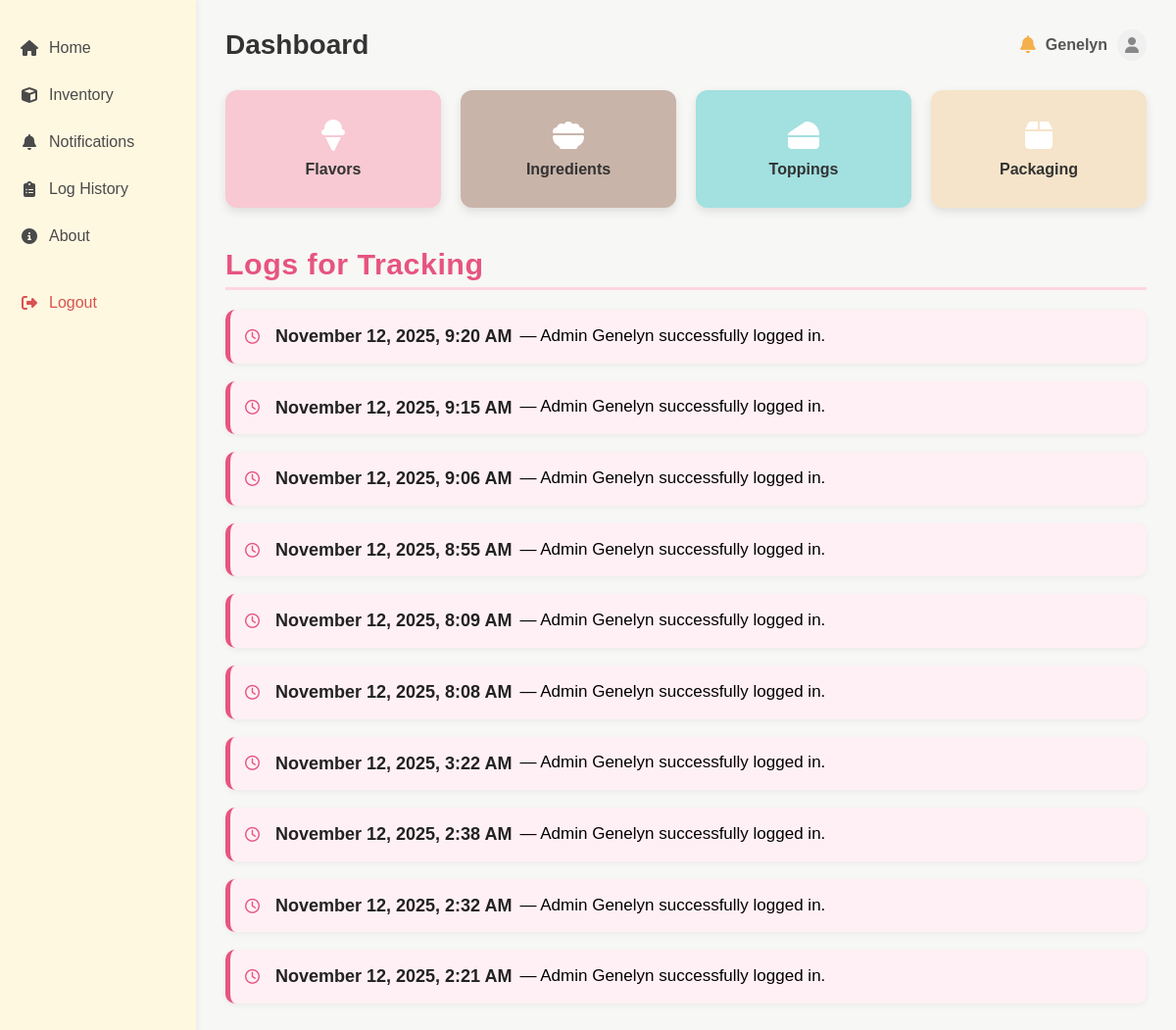
Page /home/ (signed in) on the earlier database version.
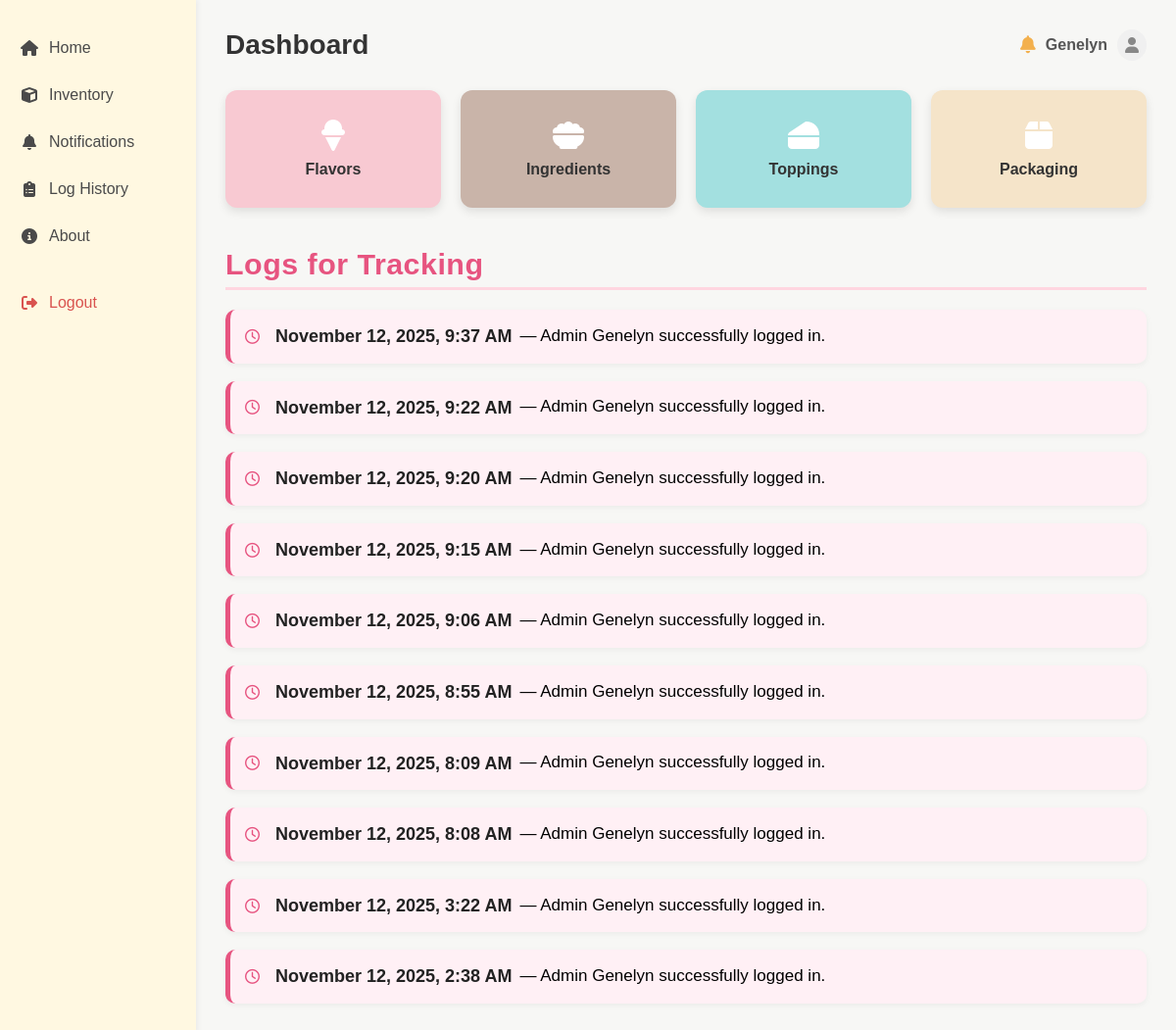
Same page on the later database version.
### sidebar/models.py (models this page shows, shortened)
class LogHistory(models.Model):
    ACTION_CHOICES = [
        ('LOGIN', 'Login'),
        ('ADD', 'Add'),
        ('UPDATE', 'Update'),
        ('DELETE', 'Delete'),
    ]
    staff = models.ForeignKey(User, on_delete=models.SET_NULL, null=True)
    action_taken = models.CharField(max_length=20, choices=ACTION_CHOICES)
    product_name = models.CharField(max_length=100, blank=True, null=True)
    stock_status = models.CharField(max_length=50, blank=True, null=True)
    date_and_time = models.DateTimeField(default=timezone.now)

### sidebar/views.py (the view)
# urls.py: path('', views.home, name='home'),
@login_required
def home(request):
    recent_logs = LogHistory.objects.all().order_by('-date_and_time')[:10]
    return render(request, 'sidebar/home.html', {
        'recent_logs': recent_logs
    })

### sidebar/templates/sidebar/home.html (shortened to what this page needs)
{% load static %}
<!DOCTYPE html>
<html lang="en">
<head>
    <link rel="stylesheet" href="{% static 'css/home.css' %}">
    <link rel="stylesheet" href="https://cdnjs.cloudflare.com/ajax/libs/font-awesome/6.5.0/css/all.min.css">
</head>
<body>
    <div class="container">
        <aside class="sidebar">
            <ul>
                <li><a href="{% url 'home' %}"><i class="fa-solid fa-house"></i> Home</a></li>
                <li><a href="{% url 'inventory' %}"><i class="fa-solid fa-cube"></i> Inventory</a></li>
                <li><a href="{% url 'notifications' %}"><i class="fa-solid fa-bell"></i> Notifications</a></li>
                <li><a href="{% url 'log_history' %}"><i class="fa-solid fa-clipboard-list"></i> Log History</a></li>
                <li><a href="{% url 'about' %}"><i class="fa-solid fa-circle-info"></i> About</a></li>
                <li class="logout"><a href="{% url 'logout' %}"><i class="fa-solid fa-right-from-bracket"></i> Logout</a></li>
            </ul>
        </aside>
        <main class="main-content">
            <header class="topbar">
                <h1>Dashboard</h1>
                <div class="user-info">
                   <a href="{% url 'notifications' %}" class="notification-icon" title="View Notifications">
    <i class="fa-solid fa-bell"></i>
</a>
                    <span>{{ request.user.username|default:"Admin"|title }}</span>
                    <i class="fa-solid fa-user"></i>
                </div>
            </header>
            <section class="cards">
                <a href="{% url 'flavors' %}" class="card flavor">
                    <i class="fa-solid fa-ice-cream"></i>
                    <p>Flavors</p>
                </a>
                <a href="{% url 'ingredients' %}" class="card ingredients">
                    <i class="fa-solid fa-bowl-food"></i>
                    <p>Ingredients</p>
                </a>
                <a href="{% url 'toppings' %}" class="card toppings">
                    <i class="fa-solid fa-cheese"></i>
                    <p>Toppings</p>
                </a>
                <a href="{% url 'packaging' %}" class="card packaging">
                    <i class="fa-solid fa-box"></i>
                    <p>Packaging</p>
                </a>
            </section>
            <section class="log-section">
                <h2>Logs for Tracking</h2>
                <div class="log-list">
                    {% for log in recent_logs %}
                        <div class="log-entry">
                            <i class="fa-regular fa-clock"></i>
                            <strong>{{ log.date_and_time|date:"F j, Y, g:i A" }}</strong> —
                            {% if log.action_taken == "LOGIN" %}
                                Admin {{ log.staff.username|default:"System"|title }} successfully logged in.
                            {% elif log.action_taken == "ADD" %}
                                {{ log.staff.username|title }} added {{ log.product_name }} to inventory ({{ log.stock_status|default:"N/A" }}).
                            {% elif log.action_taken == "UPDATE" %}
                                {{ log.staff.username|title }} updated {{ log.product_name }} ({{ log.stock_status|default:"N/A" }}).
                            {% elif log.action_taken == "DELETE" %}
                                {{ log.staff.username|title }} deleted {{ log.product_name }} from inventory.
                            {% else %}
                                {{ log.staff.username|title }} performed an action: {{ log.get_action_taken_display }}.
                            {% endif %}
                        </div>
                    {% empty %}
                        <p class="no-data">No recent activity logs found.</p>
                    {% endfor %}
                </div>
            </section>
        </main>
    </div>
</body>
</html>

Differences in the rows shown:
no longer on this page (row unchanged): LogHistory: date_and_time "November 12, 2025, 2:32 AM", staff.username "Genelyn"
no longer on this page (row unchanged): LogHistory: date_and_time "November 12, 2025, 2:21 AM", staff.username "Genelyn"
added LogHistory: date_and_time "November 12, 2025, 9:37 AM", staff.username "Genelyn"
added LogHistory: date_and_time "November 12, 2025, 9:22 AM", staff.username "Genelyn"
